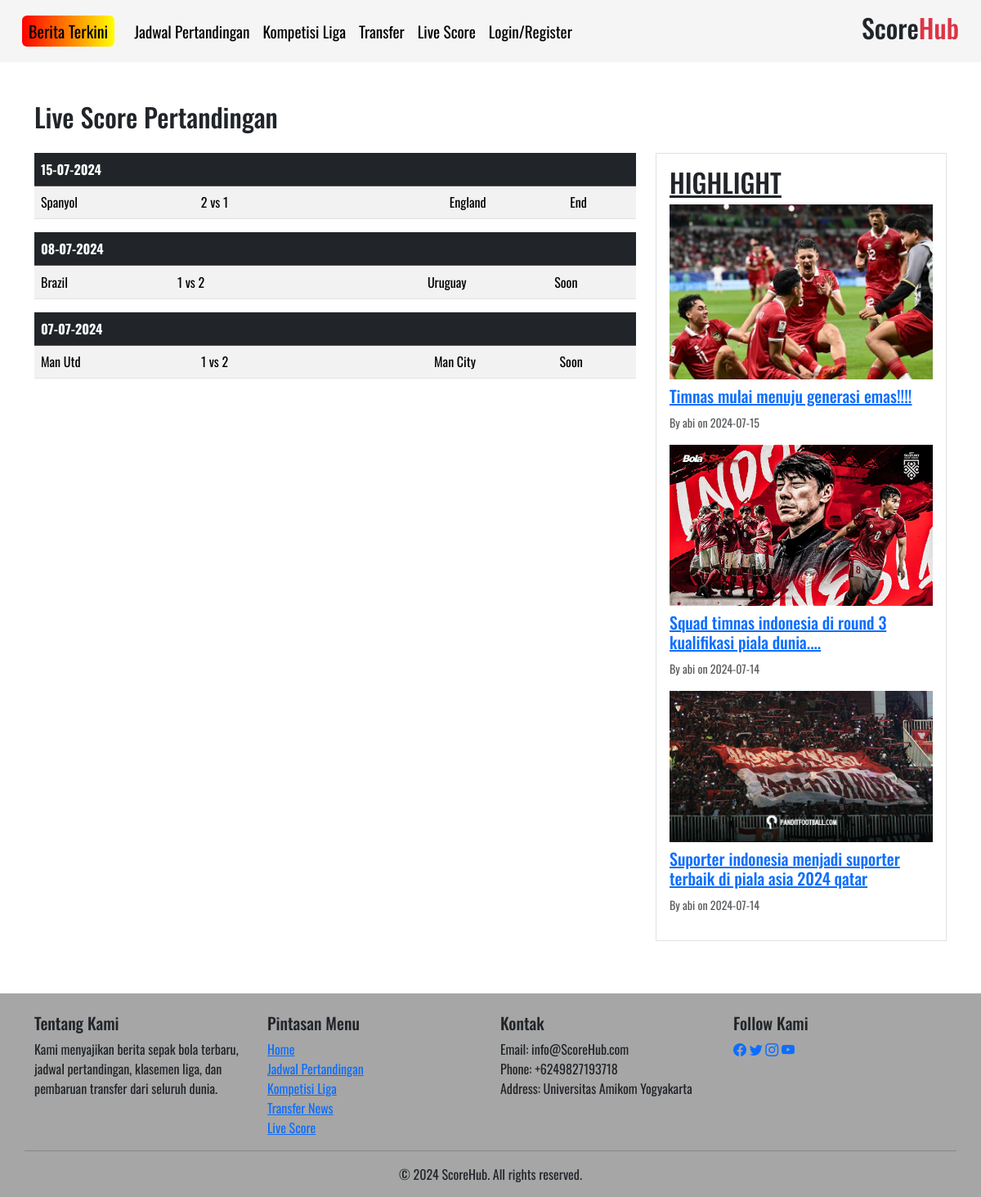
The app's page /UAS_Pemweb/live_score.php with its own data.
### tables this page shows
CREATE TABLE `matches` (
  `matches_id` int(11) NOT NULL,
  `home_team` varchar(100) NOT NULL,
  `away_team` varchar(100) NOT NULL,
  `home_score` int(11) DEFAULT 0,
  `away_score` int(11) DEFAULT 0,
  `match_date` date NOT NULL,
  `status` enum('Soon','Live','End') DEFAULT 'Soon'
);

CREATE TABLE `berita` (
  `berita_id` int(11) NOT NULL,
  `berita_judul` varchar(150) NOT NULL,
  `berita_isi` text NOT NULL,
  `berita_gambar` varchar(255) DEFAULT NULL,
  `berita_tanggal` date NOT NULL,
  `user_nama` varchar(20) NOT NULL
);

### UAS_Pemweb/live_score.php (the view, shortened to what this page needs)
<?php
include "config.php";
$sql = "SELECT * FROM matches ORDER BY match_date DESC";
$result = mysqli_query($config, $sql);
$matches = [];
if (mysqli_num_rows($result) > 0) {
    while ($row = mysqli_fetch_assoc($result)) {
        $matches[] = $row;
    }
}
function groupMatchesByDate($matches) {
    $groupedMatches = [];
    foreach ($matches as $match) {
        $matchDate = date('Y-m-d', strtotime($match['match_date']));
        $groupedMatches[$matchDate][] = $match;
    }
    return $groupedMatches;
}
$groupedMatches = groupMatchesByDate($matches);
$sql_news = "SELECT berita_id, berita_judul, berita_isi, berita_gambar, user_nama, berita_tanggal FROM berita ORDER BY berita_tanggal DESC LIMIT 5";
$result_news = mysqli_query($config, $sql_news);
$news = [];
if (mysqli_num_rows($result_news) > 0) {
    while ($row_news = mysqli_fetch_assoc($result_news)) {
        $news[] = $row_news;
    }
}
?>
<!DOCTYPE html>
<html lang="en">
<head>
    <link href="https://cdn.jsdelivr.net/npm/bootstrap@5.3.3/dist/css/bootstrap.min.css" rel="stylesheet">
    <link rel="stylesheet" href="https://cdn.jsdelivr.net/npm/bootstrap-icons@1.5.0/font/bootstrap-icons.css">
    <link rel="stylesheet" type="text/css" href="style.css">
</head>
<body>
<!DOCTYPE html>
<html lang="en">
<head>
    <link href="https://cdn.jsdelivr.net/npm/bootstrap@5.3.3/dist/css/bootstrap.min.css" rel="stylesheet">
    <link rel="stylesheet" href="https://cdn.jsdelivr.net/npm/bootstrap-icons@1.5.0/font/bootstrap-icons.css">
    <link rel="stylesheet" type="text/css" href="style.css">
</head>
<body>
    <nav class="navbar navbar-expand-lg position-relative sticky-top">
    <div class="container-fluid text-center">
        <a class="navbar-brand rounded py-1 px-2 z-1" href="index.php">Berita Terkini</a>
        <div class="collapse navbar-collapse " id="navbarNavDropdown">
            <ul class="navbar-nav mb-2 mb-lg-0 text-end">
                <li class="nav-item">
                    <a class="nav-link active" aria-current="page" href="jadwal_pertandingan.php">Jadwal Pertandingan</a>
                </li>
                <li class="nav-item">
                    <a class="nav-link active" aria-current="page" href="kompetisi_liga.php">Kompetisi Liga</a>
                </li>
                <li class="nav-item">
                    <a class="nav-link active" aria-current="page" href="transfer.php">Transfer</a>
                </li>
                <li class="nav-item">
                    <a class="nav-link active" aria-current="page" href="live_score.php">Live Score</a>
                </li>
                <li class="nav-item dropdown">
                    <a class="nav-link dropdown-toggle" href="#" role="button" data-bs-toggle="dropdown" aria-expanded="false">
                        Login/Register
                    </a>
                </li>
            </ul>
            <div class="ms-auto">
                <h2>Score<span class="text-danger">Hub</span></h2>
            </div>
        </div>
    </div>
</nav>
    <div class="container mt-5">
        <h2 class="mb-4">Live Score Pertandingan</h2>
        <div class="row">
            <div class="col-lg-8 col-md-12">
                <?php foreach ($groupedMatches as $date => $matches): ?>
                <table class="table table-striped">
                    <thead class="table-dark">
                        <tr>
                            <th colspan="5"><?php echo date('d-m-Y', strtotime($date)); ?></th>
                        </tr>
                    </thead>
                    <tbody>
                        <?php foreach ($matches as $match): ?>
                            <tr>
                                <td><?php echo $match['home_team']; ?> </span></td>
                                <td><span class="ms-5"><?php echo $match['home_score']; ?> vs <span class="me-5"><?php echo $match['away_score']; ?></span></td>
                                <td><?php echo $match['away_team']; ?></td>
                                <td><?php echo ucfirst($match['status']); ?></td>
                            </tr>
                        <?php endforeach; ?>
                    </tbody>
                </table>
                <?php endforeach; ?>
            </div>
            <div class="col-md-4">
                <div class="border p-3 mb-3">
                <h2><u>HIGHLIGHT</u></h2>
                <?php
                $highlightNews = array_slice($news, 0, 3);
                ?>
                <?php foreach ($highlightNews as $item): ?>
                    <div class="highlight-item mb-3">
                        <img src="admin/<?php echo $item['berita_gambar']; ?>" class="img-fluid mb-2" alt="<?php echo $item['berita_judul']; ?>">
                        <h5><a href="detail_berita.php?id=<?php echo $item['berita_id']; ?>"><?php echo $item['berita_judul']; ?></a></h5>
                        <p><small class="text-muted">By <?php echo $item['user_nama']; ?> on <?php echo $item['berita_tanggal']; ?></small></p>
                    </div>
                <?php endforeach; ?>
            </div>
        </div>
        </div>
    </div>
    <footer class="footer">
        <div class="container mt-5">
            <div class="row">
                <div class="col-md-3 mt-4">
                    <h5>Tentang Kami</h5>
                    <p>Kami menyajikan berita sepak bola terbaru, jadwal pertandingan, klasemen liga, dan pembaruan transfer dari seluruh dunia.</p>
                </div>
                <div class="col-md-3 mt-4">
                    <h5>Pintasan Menu</h5>
                    <ul class="list-unstyled">
                        <li><a href="index.php">Home</a></li>
                        <li><a href="jadwal_pertandingan.php">Jadwal Pertandingan</a></li>
                        <li><a href="kompetisi_liga.php">Kompetisi Liga</a></li>
                        <li><a href="transfer.php">Transfer News</a></li>
                        <li><a href="live_score.php">Live Score</a></li>
                    </ul>
                </div>
                <div class="col-md-3 mt-4">
                    <h5>Kontak</h5>
                    <ul class="list-unstyled">
                        <li>Email: info@ScoreHub.com</li>
                        <li>Phone: +6249827193718</li>
                        <li>Address: Universitas Amikom Yogyakarta</li>
                    </ul>
                </div>
                <div class="col-md-3 mt-4">
                    <h5>Follow Kami</h5>
                    <div class="social-icons">
                        <a href="#"><i class="bi bi-facebook"></i></a>
                        <a href="#"><i class="bi bi-twitter"></i></a>
                        <a href="#"><i class="bi bi-instagram"></i></a>
                        <a href="#"><i class="bi bi-youtube"></i></a>
                    </div>
                </div>
                <hr>
                <div class="text-center">
                    <p>&copy; 2024 ScoreHub. All rights reserved.</p>
                </div>
            </div>
        </div>
    </footer>
</body>
</html>

### UAS_Pemweb/style.css (style rules this page uses)
body { background-color: white !important; font-family: 'Oswald', sans-serif; }
.navbar { background-color: rgb(166, 166, 166); padding: 15px; }
.navbar-nav .nav-link, .nav-item.dropdown { position: relative; display: inline-block; padding-bottom: 5px; font-family: 'Oswald', sans-serif; font-size: 1.2rem; transition: transform 0.3s ease, color 0.3s ease; }
.navbar { background-color: rgb(245, 245, 245); padding: 15px; }
.navbar-nav .nav-link, .nav-item.dropdown .nav-link { position: relative; display: inline-block; padding-bottom: 5px; font-family: 'Oswald', sans-serif; font-size: 1.2rem; transition: transform 0.3s ease, color 0.3s ease; text-decoration: none; color: black; }
.navbar-nav .nav-item.dropdown .nav-link { text-decoration: none; padding-bottom: 0; }
.navbar-nav .nav-link::after, .nav-item.dropdown .nav-link::after { content: ''; position: absolute; width: 0; height: 0; display: none; margin-top: 5px; right: 0; background: currentColor; transition: width 0.3s ease; }
.container-fluid .navbar-brand { background: linear-gradient(to right, red, yellow); }
.footer { background-color: rgb(166, 166, 166); }

### records on screen
matches: home_team "Spanyol", home_score "2", away_score "1", away_team "England", status "End"
matches: home_team "Brazil", home_score "1", away_score "2", away_team "Uruguay", status "Soon"
matches: home_team "Man Utd", home_score "1", away_score "2", away_team "Man City", status "Soon"
berita: berita_gambar (picture), berita_judul "Timnas mulai menuju generasi emas!!!!", user_nama "abi", berita_tanggal "2024-07-15"
berita: berita_gambar (picture), berita_judul "Squad timnas indonesia di round 3 kualifikasi piala dunia....", user_nama "abi", berita_tanggal "2024-07-14"
berita: berita_gambar (picture), berita_judul "Suporter indonesia menjadi suporter terbaik di piala asia 2024 qatar", user_nama "abi", berita_tanggal "2024-07-14"

### other values on screen
date('d-m-Y', strtotime($date)) "15-07-2024"
date('d-m-Y', strtotime($date)) "08-07-2024"
date('d-m-Y', strtotime($date)) "07-07-2024"
